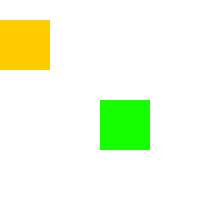
Frame 1 (no input)
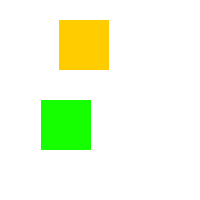
Frame 60 (the mouse pressed at the canvas centre just before this capture)
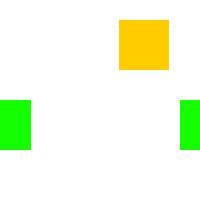
Frame 120 (the mouse held since frame 60 and released just before this capture)

The Processing sketch that drew these frames (run headless with seeded random() and noise(); from frame 60 on, the mouse is pressed at the canvas centre):

// Processing sketch: Question4
// ── Question4.pde
int x1;
int x2;
void setup() {
  x2 = 100;
  size(200, 200);
  x1 = 0;
}
void draw() {
  background(255);
  noStroke(); fill(255, 204, 0);
  rect(x1++, 20, 50, 50);
  if(x1>=150 && x1<=200){
    rect(0,20,x1%50,50);
  } else if(x1 >= 200) x1 = 0;
  
  noStroke(); fill(22, 255, 0);
  rect(x2--, 100, 50, 50);
  if(x2<=0 && x2>=-50){
    rect(200+x2,100, 50,50);
  } else if(x2 <= -50) x2 = 150;
}
